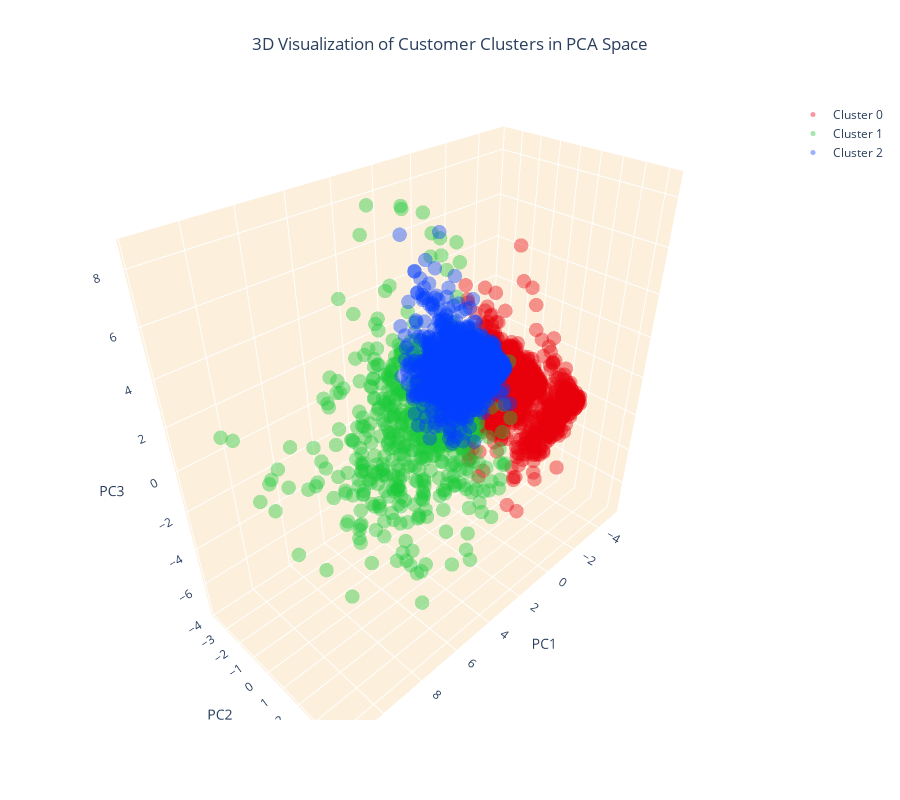

Notebook source saved alongside this figure:
### Code cell
# Create separate data frames for each cluster
cluster_0 = customer_data_pca[customer_data_pca['cluster'] == 0]
cluster_1 = customer_data_pca[customer_data_pca['cluster'] == 1]
cluster_2 = customer_data_pca[customer_data_pca['cluster'] == 2]

# Create a 3D scatter plot
fig = go.Figure()

# Add data points for each cluster separately and specify the color
fig.add_trace(go.Scatter3d(x=cluster_0['PC1'], y=cluster_0['PC2'], z=cluster_0['PC3'],
                           mode='markers', marker=dict(color=colors[0], size=5, opacity=0.4), name='Cluster 0'))
fig.add_trace(go.Scatter3d(x=cluster_1['PC1'], y=cluster_1['PC2'], z=cluster_1['PC3'],
                           mode='markers', marker=dict(color=colors[1], size=5, opacity=0.4), name='Cluster 1'))
fig.add_trace(go.Scatter3d(x=cluster_2['PC1'], y=cluster_2['PC2'], z=cluster_2['PC3'],
                           mode='markers', marker=dict(color=colors[2], size=5, opacity=0.4), name='Cluster 2'))

# Set the title and layout details
fig.update_layout(
    title=dict(text='3D Visualization of Customer Clusters in PCA Space', x=0.5),
    scene=dict(
        xaxis=dict(backgroundcolor="#fcf0dc", gridcolor='white', title='PC1'),
        yaxis=dict(backgroundcolor="#fcf0dc", gridcolor='white', title='PC2'),
        zaxis=dict(backgroundcolor="#fcf0dc", gridcolor='white', title='PC3'),
    ),
    width=900,
    height=800
)

# Show the plot
fig.show()

### Figure 1 — Plotly figure (JSON) as saved in the notebook; plotly's stock layout.template omitted (floating-point values rounded to 4 significant figures; data arrays with more than 128 entries replaced by an {"elided": "..."} marker saying what was removed)
{"data": [{"marker": {"color": "#e8000b", "opacity": 0.4, "size": 5}, "mode": "markers", "name": "Cluster 0", "x": {"elided": "1446 float values"}, "y": {"elided": "1446 float values"}, "z": {"elided": "1446 float values"}, "type": "scatter3d"}, {"marker": {"color": "#1ac938", "opacity": 0.4, "size": 5}, "mode": "markers", "name": "Cluster 1", "x": {"elided": "595 float values"}, "y": {"elided": "595 float values"}, "z": {"elided": "595 float values"}, "type": "scatter3d"}, {"marker": {"color": "#023eff", "opacity": 0.4, "size": 5}, "mode": "markers", "name": "Cluster 2", "x": {"elided": "1375 float values"}, "y": {"elided": "1375 float values"}, "z": {"elided": "1375 float values"}, "type": "scatter3d"}], "layout": {"title": {"text": "3D Visualization of Customer Clusters in PCA Space", "x": 0.5}, "scene": {"xaxis": {"backgroundcolor": "#fcf0dc", "gridcolor": "white", "title": {"text": "PC1"}}, "yaxis": {"backgroundcolor": "#fcf0dc", "gridcolor": "white", "title": {"text": "PC2"}}, "zaxis": {"backgroundcolor": "#fcf0dc", "gridcolor": "white", "title": {"text": "PC3"}}}, "width": 900, "height": 800}}
